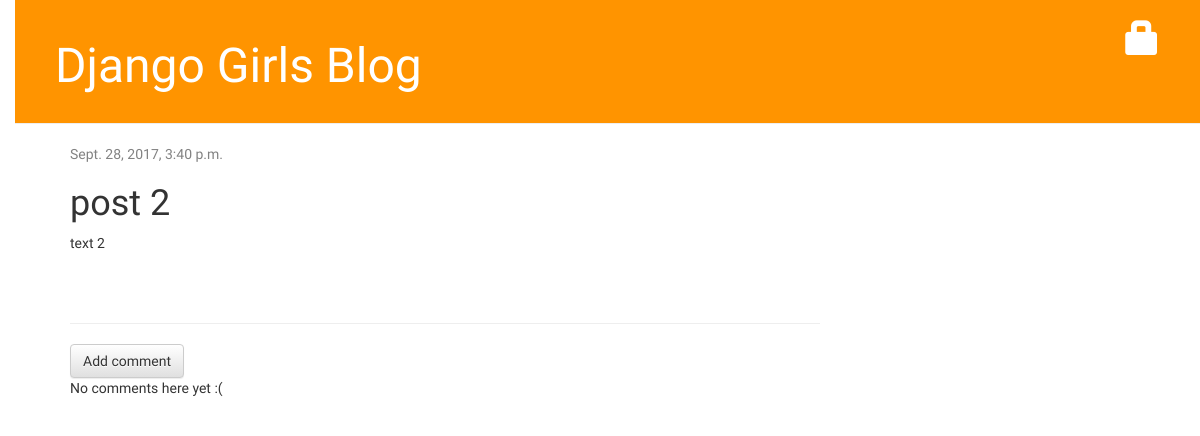
Page /post/2/ on the earlier database version.
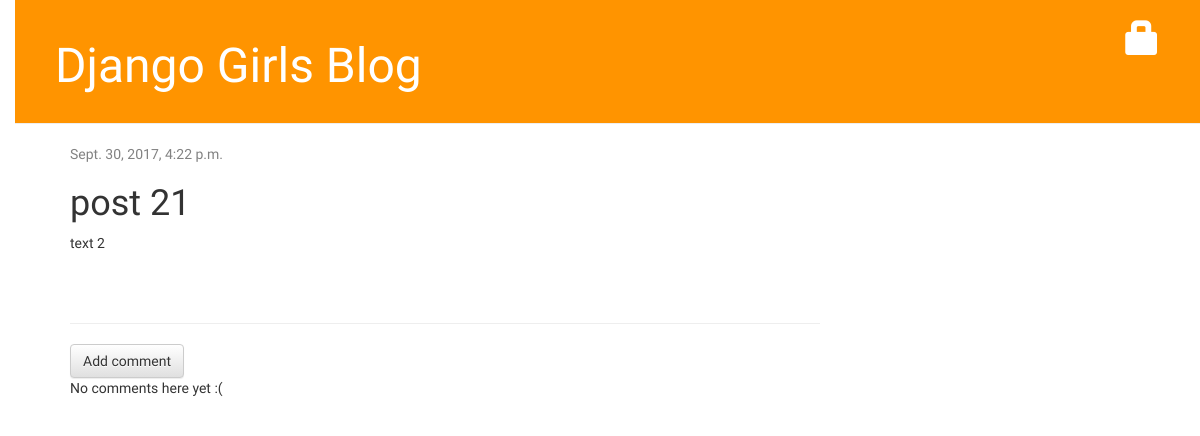
Same page on the later database version.
### blog/models.py (models this page shows, shortened)
class Post(models.Model):
	author = models.ForeignKey('auth.User')
	title = models.CharField(max_length=200)
	text = models.TextField()
	created_date = models.DateTimeField(default=timezone.now)
	published_date = models.DateTimeField(blank=True,null=True)

### blog/views.py (the view)
# urls.py: url(r'^post/(?P<pk>\d+)/$',	views.post_detail,	name='post_detail'),
def	post_detail(request,pk):
	post = get_object_or_404(Post,	pk=pk)
	return render(request,'blog/post_detail.html',{'post':post})

### blog/templates/blog/post_detail.html (shortened to what this page needs)
{%	extends	'blog/base.html'	%}
{%	block	content	%}
				<div class="post">
				{% if post.published_date %}
				    <div class="date">
				        {{ post.published_date }}
				    </div>
				{% else %}
				    <a class="btn btn-default" href="{% url 'post_publish' pk=post.pk %}">Publish</a>
				{% endif %}
								<h1>{{	post.title	}}</a></h1>
								<p>{{	post.text|linebreaksbr	}}</p>
				</div>
				<hr>
				<a class="btn btn-default" href="{% url 'add_comment_to_post' pk=post.pk %}">Add comment</a>
				{% for comment in post.comments.all %}
				    {% if user.is_authenticated or comment.approved_comment %}
				    <div class="comment">
				        <div class="date">
				            {{ comment.created_date }}
				            {% if not comment.approved_comment %}
				                <a class="btn btn-default" href="{% url 'comment_remove' pk=comment.pk %}"><span class="glyphicon glyphicon-remove"></span></a>
				                <a class="btn btn-default" href="{% url 'comment_approve' pk=comment.pk %}"><span class="glyphicon glyphicon-ok"></span></a>
				            {% endif %}
				        </div>
				        <strong>{{ comment.author }}</strong>
				        <p>{{ comment.text|linebreaks }}</p>
				    </div>
				    {% endif %}
				{% empty %}
				    <p>No comments here yet :(</p>
				{% endfor %}
{%	endblock	%}

Differences in the rows shown:
changed Post "text 2": published_date "Sept. 28, 2017, 3:40 p.m." → "Sept. 30, 2017, 4:22 p.m."; title "post 2" → "post 21"
